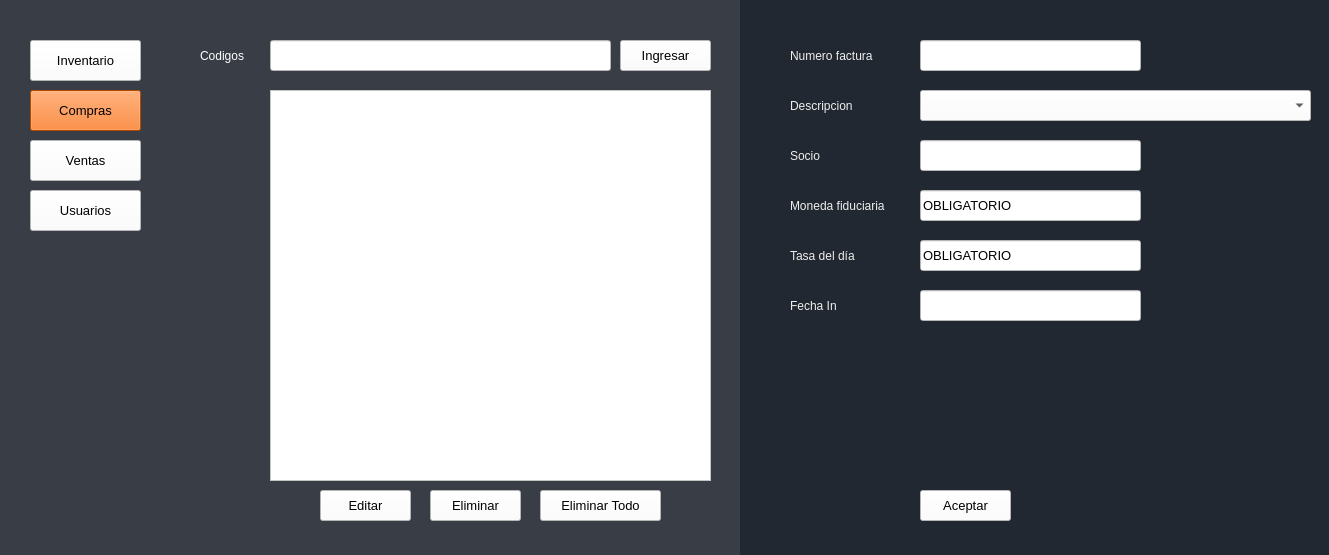
<?xml version="1.0" encoding="UTF-8"?>
<ui version="4.0">
 <class>Compras</class>
 <widget class="QMainWindow" name="Compras">
  <property name="geometry">
   <rect>
    <x>0</x>
    <y>0</y>
    <width>1329</width>
    <height>555</height>
   </rect>
  </property>
  <property name="acceptDrops">
   <bool>false</bool>
  </property>
  <property name="windowTitle">
   <string>Compras</string>
  </property>
  <property name="styleSheet">
   <string notr="true">background-color: rgb(255, 255, 255);</string>
  </property>
  <widget class="QWidget" name="centralwidget">
   <widget class="QLabel" name="label_8">
    <property name="geometry">
     <rect>
      <x>790</x>
      <y>190</y>
      <width>121</width>
      <height>31</height>
     </rect>
    </property>
    <property name="font">
     <font>
      <family>Arial</family>
      <pointsize>9</pointsize>
      <weight>50</weight>
      <bold>false</bold>
     </font>
    </property>
    <property name="styleSheet">
     <string notr="true">background-color: rgb(34, 40, 49);
color: rgb(238, 238, 238);</string>
    </property>
    <property name="text">
     <string>Moneda fiduciaria</string>
    </property>
   </widget>
   <widget class="QLineEdit" name="lineEditCodigos">
    <property name="geometry">
     <rect>
      <x>270</x>
      <y>40</y>
      <width>341</width>
      <height>31</height>
     </rect>
    </property>
    <property name="font">
     <font>
      <family>Arial</family>
      <pointsize>10</pointsize>
      <weight>50</weight>
      <bold>false</bold>
     </font>
    </property>
    <property name="styleSheet">
     <string notr="true">background-color: rgb(255, 255, 255);</string>
    </property>
    <property name="text">
     <string/>
    </property>
   </widget>
   <widget class="QPushButton" name="botonEditar">
    <property name="geometry">
     <rect>
      <x>320</x>
      <y>490</y>
      <width>91</width>
      <height>31</height>
     </rect>
    </property>
    <property name="font">
     <font>
      <family>Arial</family>
      <pointsize>10</pointsize>
      <weight>50</weight>
      <bold>false</bold>
     </font>
    </property>
    <property name="styleSheet">
     <string notr="true">background-color: rgb(255, 255, 255);</string>
    </property>
    <property name="text">
     <string>Editar</string>
    </property>
   </widget>
   <widget class="QLabel" name="label_7">
    <property name="geometry">
     <rect>
      <x>790</x>
      <y>290</y>
      <width>81</width>
      <height>31</height>
     </rect>
    </property>
    <property name="font">
     <font>
      <family>Arial</family>
      <pointsize>9</pointsize>
      <weight>50</weight>
      <bold>false</bold>
     </font>
    </property>
    <property name="styleSheet">
     <string notr="true">background-color: rgb(34, 40, 49);
color: rgb(238, 238, 238);</string>
    </property>
    <property name="text">
     <string>Fecha In</string>
    </property>
   </widget>
   <widget class="QLabel" name="label_4">
    <property name="geometry">
     <rect>
      <x>790</x>
      <y>90</y>
      <width>91</width>
      <height>31</height>
     </rect>
    </property>
    <property name="font">
     <font>
      <family>Arial</family>
      <pointsize>9</pointsize>
      <weight>50</weight>
      <bold>false</bold>
     </font>
    </property>
    <property name="styleSheet">
     <string notr="true">background-color: rgb(34, 40, 49);
color: rgb(238, 238, 238);</string>
    </property>
    <property name="text">
     <string>Descripcion</string>
    </property>
   </widget>
   <widget class="QLabel" name="label_3">
    <property name="geometry">
     <rect>
      <x>200</x>
      <y>40</y>
      <width>61</width>
      <height>31</height>
     </rect>
    </property>
    <property name="font">
     <font>
      <family>Arial</family>
      <pointsize>9</pointsize>
      <weight>50</weight>
      <bold>false</bold>
     </font>
    </property>
    <property name="styleSheet">
     <string notr="true">background-color: rgb(57, 62, 70);
color: rgb(255, 255, 255);</string>
    </property>
    <property name="text">
     <string>Codigos</string>
    </property>
   </widget>
   <widget class="QComboBox" name="comboBoxDescripcion">
    <property name="geometry">
     <rect>
      <x>920</x>
      <y>90</y>
      <width>391</width>
      <height>31</height>
     </rect>
    </property>
    <property name="font">
     <font>
      <family>Arial</family>
      <pointsize>10</pointsize>
      <weight>50</weight>
      <bold>false</bold>
     </font>
    </property>
    <property name="styleSheet">
     <string notr="true">background-color: rgb(255, 255, 255);</string>
    </property>
   </widget>
   <widget class="QLineEdit" name="lineEditSocio">
    <property name="geometry">
     <rect>
      <x>920</x>
      <y>140</y>
      <width>221</width>
      <height>31</height>
     </rect>
    </property>
    <property name="font">
     <font>
      <family>Arial</family>
      <pointsize>10</pointsize>
      <weight>50</weight>
      <bold>false</bold>
     </font>
    </property>
    <property name="styleSheet">
     <string notr="true">background-color: rgb(255, 255, 255);</string>
    </property>
    <property name="text">
     <string/>
    </property>
   </widget>
   <widget class="QPushButton" name="botonUsuarios">
    <property name="geometry">
     <rect>
      <x>30</x>
      <y>190</y>
      <width>111</width>
      <height>41</height>
     </rect>
    </property>
    <property name="font">
     <font>
      <family>Arial</family>
      <pointsize>10</pointsize>
      <weight>50</weight>
      <bold>false</bold>
     </font>
    </property>
    <property name="styleSheet">
     <string notr="true">background-color: rgb(255, 255, 255);</string>
    </property>
    <property name="text">
     <string>Usuarios</string>
    </property>
   </widget>
   <widget class="QPushButton" name="botonEliminarTodo">
    <property name="geometry">
     <rect>
      <x>540</x>
      <y>490</y>
      <width>121</width>
      <height>31</height>
     </rect>
    </property>
    <property name="font">
     <font>
      <family>Arial</family>
      <pointsize>10</pointsize>
      <weight>50</weight>
      <bold>false</bold>
     </font>
    </property>
    <property name="styleSheet">
     <string notr="true">background-color: rgb(255, 255, 255);</string>
    </property>
    <property name="text">
     <string>Eliminar Todo</string>
    </property>
   </widget>
   <widget class="QListWidget" name="listWidget">
    <property name="geometry">
     <rect>
      <x>270</x>
      <y>90</y>
      <width>441</width>
      <height>391</height>
     </rect>
    </property>
    <property name="font">
     <font>
      <family>Arial</family>
      <pointsize>10</pointsize>
      <weight>50</weight>
      <bold>false</bold>
     </font>
    </property>
    <property name="styleSheet">
     <string notr="true">background-color: rgb(255, 255, 255);</string>
    </property>
   </widget>
   <widget class="QLineEdit" name="lineEditFactura">
    <property name="geometry">
     <rect>
      <x>920</x>
      <y>40</y>
      <width>221</width>
      <height>31</height>
     </rect>
    </property>
    <property name="font">
     <font>
      <family>Arial</family>
      <pointsize>10</pointsize>
      <weight>50</weight>
      <bold>false</bold>
     </font>
    </property>
    <property name="styleSheet">
     <string notr="true">background-color: rgb(255, 255, 255);</string>
    </property>
    <property name="text">
     <string/>
    </property>
   </widget>
   <widget class="QPushButton" name="botonAceptar">
    <property name="geometry">
     <rect>
      <x>920</x>
      <y>490</y>
      <width>91</width>
      <height>31</height>
     </rect>
    </property>
    <property name="font">
     <font>
      <family>Arial</family>
      <pointsize>10</pointsize>
      <weight>50</weight>
      <bold>false</bold>
     </font>
    </property>
    <property name="styleSheet">
     <string notr="true">background-color: rgb(255, 255, 255);</string>
    </property>
    <property name="text">
     <string>Aceptar</string>
    </property>
   </widget>
   <widget class="QPushButton" name="botonEliminar">
    <property name="geometry">
     <rect>
      <x>430</x>
      <y>490</y>
      <width>91</width>
      <height>31</height>
     </rect>
    </property>
    <property name="font">
     <font>
      <family>Arial</family>
      <pointsize>10</pointsize>
      <weight>50</weight>
      <bold>false</bold>
     </font>
    </property>
    <property name="styleSheet">
     <string notr="true">background-color: rgb(255, 255, 255);</string>
    </property>
    <property name="text">
     <string>Eliminar</string>
    </property>
   </widget>
   <widget class="QPushButton" name="botonVentas">
    <property name="geometry">
     <rect>
      <x>30</x>
      <y>140</y>
      <width>111</width>
      <height>41</height>
     </rect>
    </property>
    <property name="font">
     <font>
      <family>Arial</family>
      <pointsize>10</pointsize>
      <weight>50</weight>
      <bold>false</bold>
     </font>
    </property>
    <property name="styleSheet">
     <string notr="true">background-color: rgb(255, 255, 255);</string>
    </property>
    <property name="text">
     <string>Ventas</string>
    </property>
   </widget>
   <widget class="QPushButton" name="botonCompras">
    <property name="geometry">
     <rect>
      <x>30</x>
      <y>90</y>
      <width>111</width>
      <height>41</height>
     </rect>
    </property>
    <property name="font">
     <font>
      <family>Arial</family>
      <pointsize>10</pointsize>
      <weight>50</weight>
      <bold>false</bold>
     </font>
    </property>
    <property name="styleSheet">
     <string notr="true">background-color: rgb(255, 102, 0);</string>
    </property>
    <property name="text">
     <string>Compras</string>
    </property>
   </widget>
   <widget class="QLineEdit" name="lineEditMoneda">
    <property name="geometry">
     <rect>
      <x>920</x>
      <y>190</y>
      <width>221</width>
      <height>31</height>
     </rect>
    </property>
    <property name="font">
     <font>
      <family>Arial</family>
      <pointsize>10</pointsize>
      <weight>50</weight>
      <bold>false</bold>
     </font>
    </property>
    <property name="styleSheet">
     <string notr="true">background-color: rgb(255, 255, 255);</string>
    </property>
    <property name="text">
     <string>OBLIGATORIO</string>
    </property>
   </widget>
   <widget class="QLabel" name="label">
    <property name="geometry">
     <rect>
      <x>740</x>
      <y>0</y>
      <width>611</width>
      <height>691</height>
     </rect>
    </property>
    <property name="font">
     <font>
      <family>Eras Bold ITC</family>
      <weight>50</weight>
      <bold>false</bold>
     </font>
    </property>
    <property name="styleSheet">
     <string notr="true">background-color: rgb(34, 40, 49);
color: rgb(238, 238, 238);</string>
    </property>
    <property name="text">
     <string/>
    </property>
   </widget>
   <widget class="QLabel" name="label_6">
    <property name="geometry">
     <rect>
      <x>790</x>
      <y>140</y>
      <width>41</width>
      <height>31</height>
     </rect>
    </property>
    <property name="font">
     <font>
      <family>Arial</family>
      <pointsize>9</pointsize>
      <weight>50</weight>
      <bold>false</bold>
     </font>
    </property>
    <property name="styleSheet">
     <string notr="true">background-color: rgb(34, 40, 49);
color: rgb(238, 238, 238);</string>
    </property>
    <property name="text">
     <string>Socio</string>
    </property>
   </widget>
   <widget class="QPushButton" name="botonIngresar">
    <property name="geometry">
     <rect>
      <x>620</x>
      <y>40</y>
      <width>91</width>
      <height>31</height>
     </rect>
    </property>
    <property name="font">
     <font>
      <family>Arial</family>
      <pointsize>10</pointsize>
      <weight>50</weight>
      <bold>false</bold>
     </font>
    </property>
    <property name="styleSheet">
     <string notr="true">background-color: rgb(255, 255, 255);</string>
    </property>
    <property name="text">
     <string>Ingresar</string>
    </property>
   </widget>
   <widget class="QLabel" name="label_9">
    <property name="geometry">
     <rect>
      <x>790</x>
      <y>240</y>
      <width>81</width>
      <height>31</height>
     </rect>
    </property>
    <property name="font">
     <font>
      <family>Arial</family>
      <pointsize>9</pointsize>
      <weight>50</weight>
      <bold>false</bold>
     </font>
    </property>
    <property name="styleSheet">
     <string notr="true">background-color: rgb(34, 40, 49);
color: rgb(238, 238, 238);</string>
    </property>
    <property name="text">
     <string>Tasa del día</string>
    </property>
   </widget>
   <widget class="QLineEdit" name="lineEditTasa">
    <property name="geometry">
     <rect>
      <x>920</x>
      <y>240</y>
      <width>221</width>
      <height>31</height>
     </rect>
    </property>
    <property name="font">
     <font>
      <family>Arial</family>
      <pointsize>10</pointsize>
      <weight>50</weight>
      <bold>false</bold>
     </font>
    </property>
    <property name="styleSheet">
     <string notr="true">background-color: rgb(255, 255, 255);</string>
    </property>
    <property name="text">
     <string>OBLIGATORIO</string>
    </property>
   </widget>
   <widget class="QPushButton" name="botonInventario">
    <property name="geometry">
     <rect>
      <x>30</x>
      <y>40</y>
      <width>111</width>
      <height>41</height>
     </rect>
    </property>
    <property name="font">
     <font>
      <family>Arial</family>
      <pointsize>10</pointsize>
      <weight>50</weight>
      <bold>false</bold>
     </font>
    </property>
    <property name="styleSheet">
     <string notr="true">background-color: rgb(255, 255, 255);</string>
    </property>
    <property name="text">
     <string>Inventario</string>
    </property>
   </widget>
   <widget class="QLabel" name="label_5">
    <property name="geometry">
     <rect>
      <x>790</x>
      <y>40</y>
      <width>111</width>
      <height>31</height>
     </rect>
    </property>
    <property name="font">
     <font>
      <family>Arial</family>
      <pointsize>9</pointsize>
      <weight>50</weight>
      <bold>false</bold>
     </font>
    </property>
    <property name="styleSheet">
     <string notr="true">background-color: rgb(34, 40, 49);
color: rgb(238, 238, 238);</string>
    </property>
    <property name="text">
     <string>Numero factura</string>
    </property>
   </widget>
   <widget class="QLabel" name="label_2">
    <property name="geometry">
     <rect>
      <x>0</x>
      <y>-8</y>
      <width>741</width>
      <height>571</height>
     </rect>
    </property>
    <property name="styleSheet">
     <string notr="true">background-color: rgb(57, 62, 70);</string>
    </property>
    <property name="text">
     <string/>
    </property>
   </widget>
   <widget class="QLineEdit" name="lineEditFecha">
    <property name="geometry">
     <rect>
      <x>920</x>
      <y>290</y>
      <width>221</width>
      <height>31</height>
     </rect>
    </property>
    <property name="font">
     <font>
      <family>Arial</family>
      <pointsize>10</pointsize>
      <weight>50</weight>
      <bold>false</bold>
     </font>
    </property>
    <property name="styleSheet">
     <string notr="true">background-color: rgb(255, 255, 255);</string>
    </property>
    <property name="text">
     <string/>
    </property>
   </widget>
   <zorder>label_2</zorder>
   <zorder>label</zorder>
   <zorder>label_8</zorder>
   <zorder>lineEditCodigos</zorder>
   <zorder>botonEditar</zorder>
   <zorder>label_7</zorder>
   <zorder>label_4</zorder>
   <zorder>label_3</zorder>
   <zorder>comboBoxDescripcion</zorder>
   <zorder>lineEditSocio</zorder>
   <zorder>botonUsuarios</zorder>
   <zorder>botonEliminarTodo</zorder>
   <zorder>listWidget</zorder>
   <zorder>lineEditFactura</zorder>
   <zorder>botonAceptar</zorder>
   <zorder>botonEliminar</zorder>
   <zorder>botonVentas</zorder>
   <zorder>botonCompras</zorder>
   <zorder>lineEditMoneda</zorder>
   <zorder>label_6</zorder>
   <zorder>botonIngresar</zorder>
   <zorder>label_9</zorder>
   <zorder>lineEditTasa</zorder>
   <zorder>botonInventario</zorder>
   <zorder>label_5</zorder>
   <zorder>lineEditFecha</zorder>
  </widget>
 </widget>
 <resources/>
 <connections/>
</ui>
